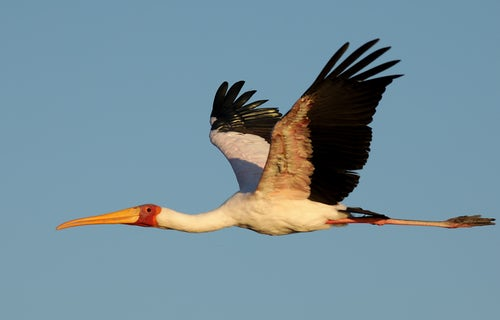
#> input picture Projects/datasets/bird.jpeg, 500 x 320 px
$ jupyter execute --allow-errors FeatureExtractionFromImages.ipynb   (shell and % lines are left out)
#> lines starting #> are read from the running program, lines starting #| are printed output that depends on the picture
### **Image transformation**

__An image transform can be applied to an image to convert it from one domain to another. Viewing an image in domains such as frequency or Hough space enables the identification of features that may not be as easily detected in the spatial domain. Common image transforms include:__

### Import libraries

[cell 1]
import skimage
import cv2
import numpy as np

from PIL import Image, ImageFilter
from sklearn.feature_extraction import image

import matplotlib.pyplot as plt

### Load and read image data from our local disk

https://machinelearningmastery.com/how-to-load-and-manipulate-images-for-deep-learning-in-python-with-pil-pillow/

Image source: https://unsplash.com/photos/Vkau25v1L5Q

[cell 2]
img_stork = Image.open('datasets/bird.jpeg')
#> img_stork is the input picture: PIL image 500x320 RGB; mean R, G, B 117.5, 142.9, 154.7

[cell 3]
plt.figure(figsize=(12, 6))

plt.imshow(img_stork)
plt.title('Original image')
plt.show()

### Format of image

[cell 4]
img_stork.format, img_stork.mode, img_stork.size
#> Out = ('JPEG', 'RGB', (500, 320))

### Convert into grayscale
Grayscale images are smaller in size and may be enough for your image processing tasks

[cell 5]
gs_image = img_stork.convert(mode='L')
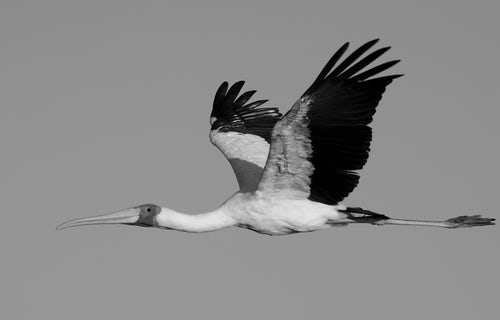
#> gs_image: PIL image 500x320 L; min 0, max 229, mean 136.7

gs_image

[cell 6]
gs_image.size
#> Out = (500, 320)

### Resize
* __By using thumbnail__

To feed a large number of images into ML models, you will need to standardize their sizes

[cell 7]
gs_image.thumbnail((200, 200))
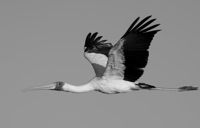
#> gs_image: PIL image 200x128 L; min 0, max 228, mean 136.7

gs_image

[cell 8]
gs_image.size, img_stork.size
#> Out = ((200, 128), (500, 320))

* __By using resize function__

[cell 9]
img_resize = img_stork.resize((300, 300))
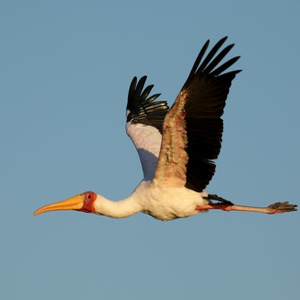
#> img_resize: PIL image 300x300 RGB; mean R, G, B 117.5, 142.9, 154.7

img_resize

[cell 10]
img_resize.size
#> Out = (300, 300)

## Flip image

### Original image

[cell 11]
hoz_flip = img_stork.transpose(Image.FLIP_LEFT_RIGHT)
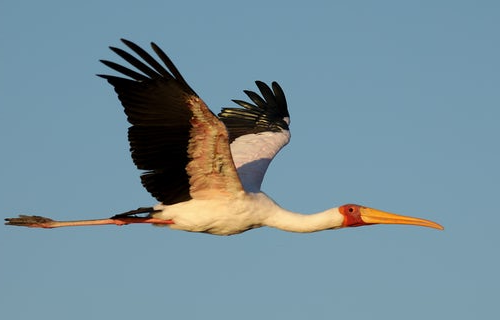
#> hoz_flip: PIL image 500x320 RGB; mean R, G, B 117.5, 142.9, 154.7
ver_flip = img_stork.transpose(Image.FLIP_TOP_BOTTOM)
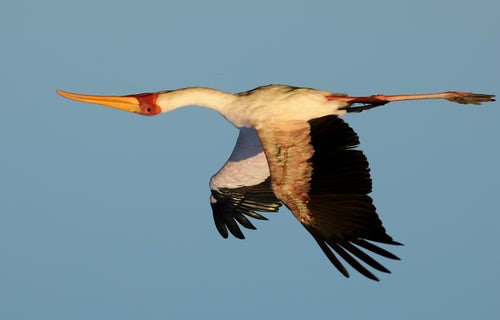
#> ver_flip: PIL image 500x320 RGB; mean R, G, B 117.5, 142.9, 154.7

### Horizontal flip

[cell 12]
plt.figure(figsize=(12, 6))
plt.title('Horizontal flip')
plt.imshow(hoz_flip)

plt.show()

### Vertical flip

[cell 13]
plt.figure(figsize=(12, 6))
plt.title('Vertical flip')
plt.imshow(ver_flip)

plt.show()

### Converted the original image into numpy N-D arrays

[cell 14]
img_stork_arr = np.array(img_stork)

type(img_stork_arr)

### Shape of N-D array

[cell 15]
img_stork_arr.shape
#> Out = (320, 500, 3)

[cell 16]
plt.figure (figsize = (6, 6))
plt.title("NumPy Image")
plt.imshow(img_stork_arr, cmap = 'gray')

[cell 17]
from skimage.color import rgb2gray

img_stork_arr_gray = rgb2gray(img_stork_arr)

plt.figure (figsize = (6,6))
plt.title("Gray Image")
plt.imshow(img_stork_arr_gray, cmap = 'gray')

[cell 18]
img_stork_arr_gray.shape
#> Out = (320, 500)

#### View a part of the array
Each of the 20 cells here is itself a list of 3 elements representing the 3 channels of the color image

[cell 19]
img_stork_arr[100][200:220]
#> Out = 20 rows, first 8: [118, 155, 174], [118, 155, 174], [118, 155, 174], [118, 155, 174], [118, 155, 174], [118, 155, 174], [118, 155, 174], [118, 155, 174]

[cell 20]
img_stork_arr_gray[100][200:220]
#> Out = 20 values, max 0.597 at index 10, min 0.00141 at index 15, mean 0.414

[cell 21]
from skimage.transform import resize

stork_resized = resize(img_stork_arr, (224, 224), anti_aliasing=True)

stork_resized.shape

[cell 22]
plt.figure (figsize = (6, 6))
plt.title("Resized Image")
plt.imshow(stork_resized, cmap = 'gray')

### Let's looks how many patches in a single image of (64 * 64)

[cell 23]
img_stork_arr.shape

#### Creating patches out of the image
The number of patches = (320-64+1)*(500-64+1) = 112309

[cell 24]
patches = image.extract_patches_2d(img_stork_arr, (64, 64))

patches.shape

### Visualizing the patches

[cell 25]
plt.imshow(patches[70450])
plt.show()
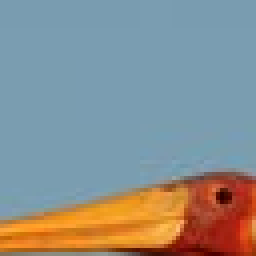
#> shown: shape (64, 64, 3) (shown 4 times larger); mean R, G, B 139.3, 143.8, 142.4

[cell 26]
plt.imshow(patches[9990])
plt.show()
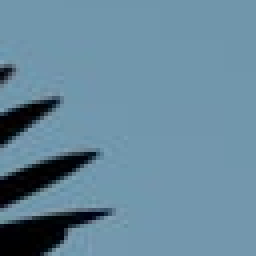
#> shown: shape (64, 64, 3) (shown 4 times larger); mean R, G, B 102.9, 136.5, 155.8

### In this example image is taken from skimage dataset library

https://peerj.com/articles/453/

[cell 27]
from skimage import data, io, filters

### Load image data from skimage datasets

[cell 28]
image = data.coins()
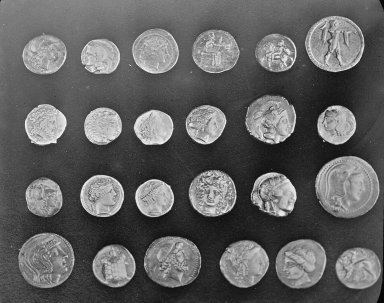
#> input picture skimage.data.coins(), 384 x 303 px
#> image is the input picture: shape (303, 384); min 1, max 252, mean 96.9
print(image)
#> (printed output is left out)

### Shape of image

[cell 29]
image.shape

### Original image

[cell 30]
plt.figure(figsize=(12, 6))
io.imshow(image)

plt.show()

### Filter the image by the help of edges

[cell 31]
edges = filters.sobel(image)
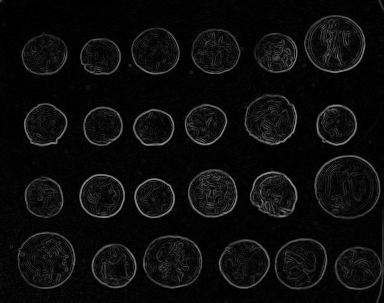
#> edges: shape (303, 384) float64; min 0, max 0.59, mean 0.0492

print(edges)
#> (printed output is left out)

[cell 32]
plt.figure(figsize=(12, 6))
plt.title('Edge detection', fontsize=20)
io.imshow(edges)

plt.show()

### Select local maxima

[cell 33]
from skimage.feature import peak_local_max

coordinates = peak_local_max(image, min_distance=20)
#> coordinates = 46 pairs, first value 26 to 276, second value 26 to 362

fig, axes = plt.subplots(figsize=(12, 6))
axes.imshow(image, cmap=plt.cm.gray)

axes.plot(coordinates[:, 1], coordinates[:,0], 'r*')
axes.set_title('Peak local maxima', fontsize=20)

plt.show()
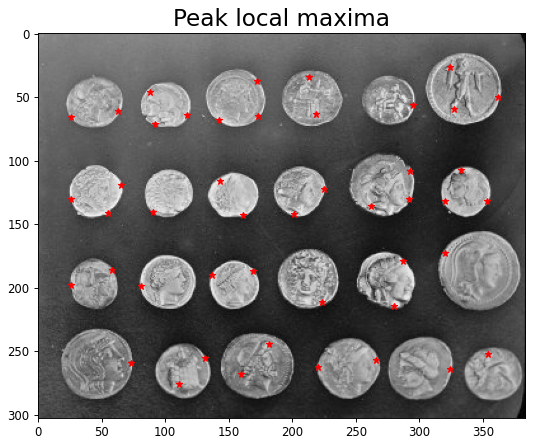
#> figure drawn by matplotlib, 1 panel
